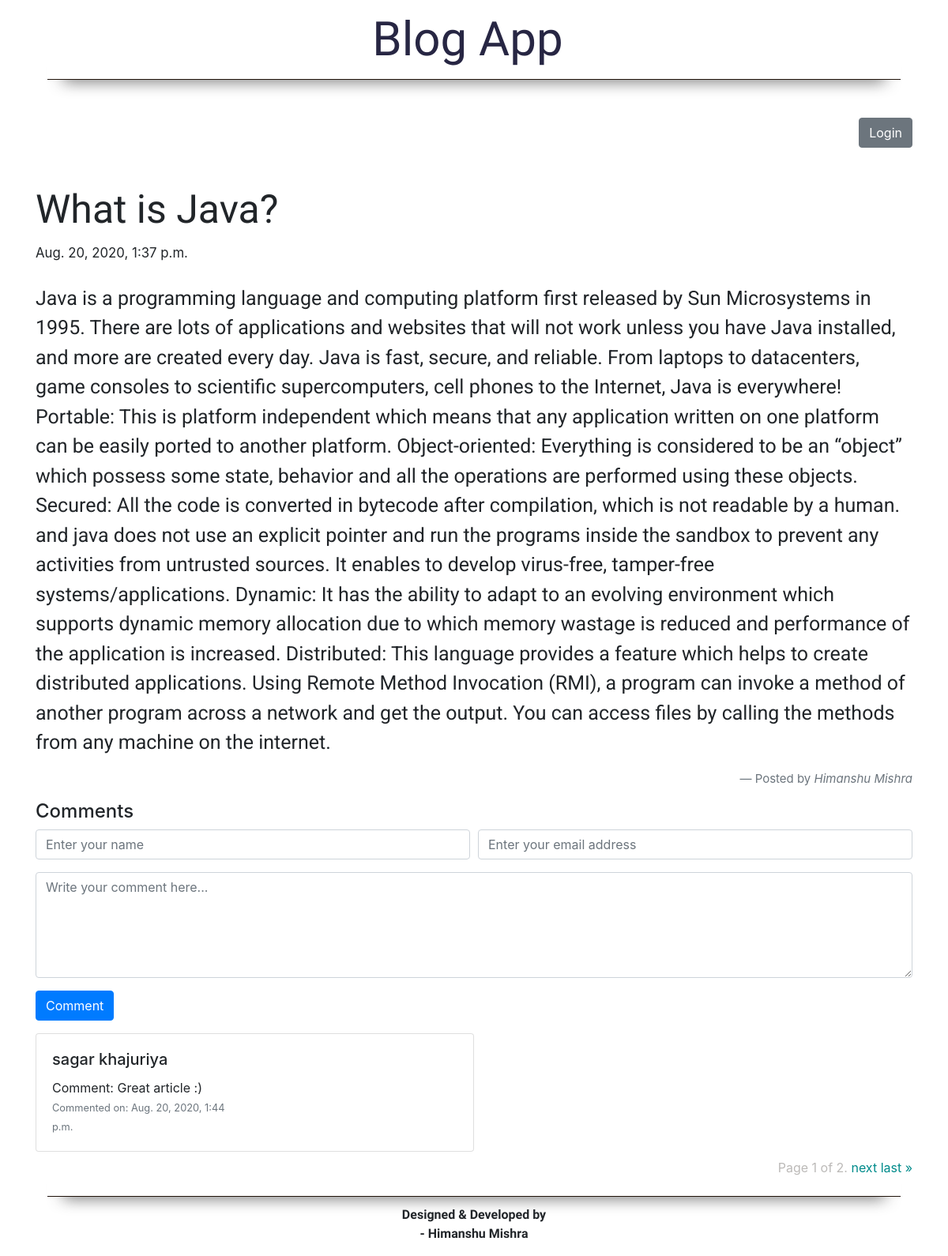
The app's page /post/2/ with its own data.
### blogApplication/models.py (models this page shows, shortened)
class Blog(models.Model):
    author = models.ForeignKey(Author, on_delete=models.CASCADE)
    title = models.CharField(max_length=350, blank=False, null=False)
    excerpt = models.CharField(max_length=1000)
    blog = models.CharField(max_length=10000)
    blogDateTime = models.DateTimeField(auto_now=True, auto_created=True)

class Author(models.Model):
    username = models.CharField(max_length=50, primary_key=True, blank=False, null=False, unique=True)
    fullname = models.CharField(max_length=250, blank=False, null=False)
    emailId = models.EmailField(max_length=250, blank=False, null=False, unique=True)
    bio = models.CharField(max_length=500, blank=True, null=True)
    password = models.CharField(max_length=75, blank=False, null=False)

class Comments(models.Model):
    blog = models.ForeignKey(Blog, on_delete=models.CASCADE)
    readerName = models.CharField(max_length=250)
    readerEmail = models.EmailField(max_length=250)
    readerComment = models.CharField(max_length=5000)
    commentDateTime = models.DateTimeField(auto_now=True, auto_created=True)

### blogApplication/views.py (the view, shortened to what this page needs)
# urls.py: path('post/<int:post_id>/', specificBlog, name="SpecificPostPage"),
def specificBlog(request, post_id):
    data = Blog.objects.get(id=post_id)
    comments = Comments.objects.filter(blog=data).order_by('-commentDateTime')
    paginator = Paginator(comments, 1)
    page_number = request.GET.get('page')
    page_object = paginator.get_page(page_number)
    form = CommentForm()
    return render(request, 'blogApplication/specificPost.html', {'title': "Post", 'blog_data': data, 'name': request.user.username, 'commentForm': form, 'all_comments': page_object})

### blogApplication/forms.py
class CommentForm(forms.Form):
    readerName = forms.CharField(max_length=250, widget=forms.TextInput(attrs={'class': 'form-control', 'placeholder': 'Enter your name'}))
    readerEmail = forms.EmailField(max_length=250, widget=forms.EmailInput(attrs={'class': 'form-control', 'placeholder': 'Enter your email address'}))
    readerComment = forms.CharField(max_length=5000, widget=forms.Textarea(attrs={'class': 'form-control', 'placeholder': 'Write your comment here...', 'rows': 5}))

### blogApplication/templates/blogApplication/specificPost.html (shortened to what this page needs)
{% extends 'blogApplication base/base.html' %}
{% load static %}
{% block title %}
    <link rel="stylesheet" type="text/css" href="{% static 'css/specificPost.css' %}">
{% endblock title %}
{% block content %}
    <div class="container mt-5">
        <div class="row text-right">
            <div class="col">
                    {% if request.user.is_authenticated %}
                    <div class="btn-group">
                      <button class="btn btn-secondary btn-md dropdown-toggle" id="user_dropdown" type="button" data-toggle="dropdown" aria-haspopup="true" aria-expanded="false">
                        {{ name }}
                      </button>
                      <div class="dropdown-menu" id="dropdown">
                        <a class="dropdown-item" href="{% url 'IndexPage' %}">Home</a>
                          <a class="dropdown-item" href="{% url 'homePage' %}">My Posts</a>
                        <a class="dropdown-item" href="{% url 'profilePage' %}">Profile</a>
                        <a class="dropdown-item" href="{% url 'settingAuthor' %}">Settings</a>
                          <a class="dropdown-item" href="{% url 'writeBlogPage' %}">Write Blog</a>
                        <div class="dropdown-divider"></div>
                        <a class="dropdown-item" href="{% url 'logoutPage' %}">Logout</a>
                      </div>
                    </div>
                {% else %}
                    <div class="btn-group">
                      <a href="{% url 'loginPage' %}">
                          <button class="btn btn-secondary btn-md " type="button">
                            Login
                          </button>
                      </a>
                    </div>
                {% endif %}
            </div>
        </div>
    </div>
    <div class="container mt-5">
        <div class="row">
            <div class="col">
                <h6>{{ blog_data.title }}</h6>
            </div>
        </div>
        <div class="row">
            <div class="col">
                <span style="font-size: 21px"><small>{{ blog_data.blogDateTime }}</small></span>
            </div>
        </div>
        <div class="row justify-content mt-4">
            <div class="col" id="post_content">
                <p>{{ blog_data.blog }}</p>
            </div>
        </div>
        <blockquote class="blockquote text-right">
          <footer class="blockquote-footer" style="font-size: 1.25vw;">Posted by <cite title="Source Title">{{ blog_data.author.fullname }}</cite></footer>
        </blockquote>
    </div>
    <div class="container">
        <h4>Comments</h4>
        <form method="post">
          <div class="form-row">
            <div class="form-group col-md-6">
              {{ commentForm.readerName }}
            </div>
            <div class="form-group col-md-6">
              {{ commentForm.readerEmail }}
            </div>
          </div>
          <div class="form-group">
              {{ commentForm.readerComment }}
          </div>
          <button type="submit" class="btn btn-primary mb-3">Comment</button>
        </form>
    </div>
    <div class="container">
        {% if all_comments %}
            {% for i in all_comments %}
                <div class="card" style="width: 50% !important;">
                  <div class="row no-gutters">
                    <div class="col-6">
                      <div class="card-body">
                        <h5 class="card-title">{{ i.readerName }}</h5>
                        <span class="card-text">Comment: {{ i.readerComment }}</span>
                        <p class="card-text"><small class="text-muted">Commented on: {{ i.commentDateTime }}</small></p>
                      </div>
                    </div>
                  </div>
                </div>
            {% endfor %}
        {% endif %}
        <div class="row mt-2">
        <div class="col">
          <nav aria-label="Page navigation example">
           <div class="pagination" style="float: right !important;color: #bcbab8 !important;">
                <span class="step-links">
                    <span class="current">
                        Page {{ all_comments.number }} of {{ all_comments.paginator.num_pages }}.
                    </span>
                    {% if all_comments.has_next %}
                        <a href="?page={{ all_comments.next_page_number }}">next</a>
                        <a href="?page={{ all_comments.paginator.num_pages }}">last &raquo;</a>
                    {% endif %}
                </span>
           </div>
          </nav>
        </div>
      </div>
    </div>
{% endblock content %}

### static/css/specificPost.css (style rules this page uses)
#post_content { font-size:25px; font-family: 'Roboto', sans-serif; }
h6 { font-size: 50px !important; font-family: 'Alata', sans-serif; }

### static/css/index.css (style rules this page uses)
body { background-color: #ffffff; }
a { text-decoration: none !important; color: darkcyan; }

### records on screen
Blog: title "What is Java?", blogDateTime "Aug. 20, 2020, 1:37 p.m.", blog "Java is a programming language and computing platform first released by Sun Microsystems in 1995. There are lots of applications and websites that will not work unless you have Java installed, and more are created every day. Java is fast, secure, and reliable. From laptops to datacenters, game consoles to scientific supercomputers, cell phones to the Internet, Java is everywhere! Portable: This is platform independent which means that any application written on one platform can be easily ported to another platform. Object-oriented: Everything is considered to be an “object” which possess some state, behavior and all the operations are performed using these objects. Secured: All the code is…", author.fullname "Himanshu Mishra"
Comments: readerName "sagar khajuriya", readerComment "Great article :)", commentDateTime "Aug. 20, 2020, 1:44 p.m."

### other values on screen
{{ all_comments.number }} "1"
{{ all_comments.paginator.num_pages }} "2"
